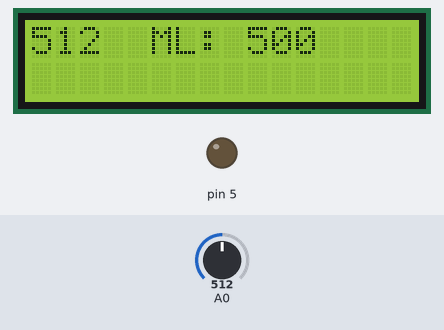
Bench run of a sketch on a simulated Arduino Uno, built with avr-gcc and run on an emulated ATmega328P. Shown: 16×2 character LCD, output pins drawn as LEDs (lit = HIGH). Dashed ring = blinking. The inputs (shaded band) are chosen by the test bench; at power-on: A0 = 512. What the sketch prints to the serial monitor is not drawn.

Above: at 2.2 s.
2.3 s: A0 set to 252
At 3.4 s:
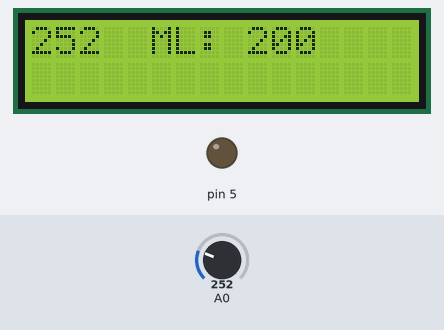
4.5 s: A0 set to 238
At 5.5 s:
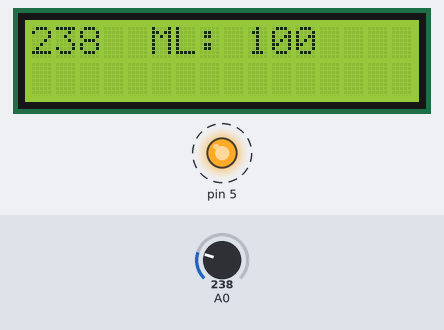
7.5 s: A0 set to 220
At 9.3 s:
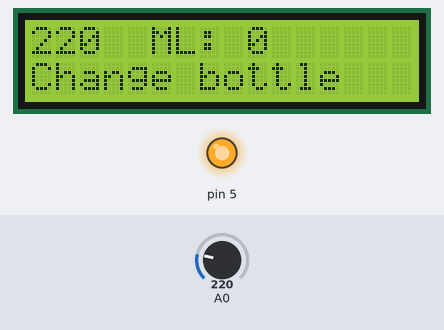
9.6 s: A0 set to 275
At 11.5 s:
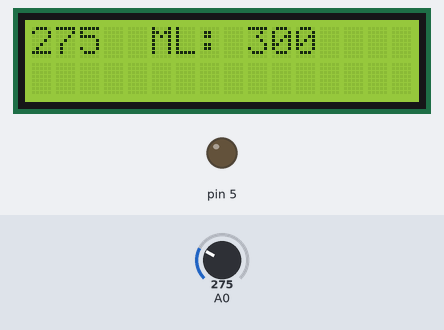
Timing chart, 0 to 12.6 s (numbered marks = the images above; inputs shaded):
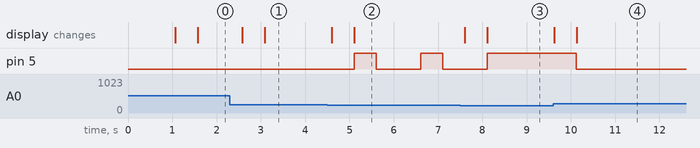

The sketch:

LOadF.ino
```cpp
#include<LiquidCrystal.h>
LiquidCrystal Lcd(8,9,10,11,12,13);
void setup()
{

 Serial.begin(9600);
 Lcd.begin(16,2);
 Lcd.setCursor(0,0);
 Lcd.print("Welcome...");
 delay(1000);
 Lcd.clear();
 pinMode(5,OUTPUT);
 digitalWrite(5,LOW);
}

void loop() {
int a=analogRead(A0);
Lcd.setCursor(0,0);
Lcd.print(analogRead(A0));
 delay(500);

// Serial.print('L');delay(100);
 //Serial.print('a');
 //delay(500);//
 //Serial.print('g');
 //Serial.println("  ");
// delay(500);
Lcd.setCursor(5,0);
Lcd.print("ML:");
 if(a<=225)
 {
  Serial.println('a');
  Lcd.setCursor(9,0);
Lcd.print("0   ");

 digitalWrite(5,HIGH);
 Lcd.setCursor(0,1);
Lcd.print("Change bottle");
 }
else if(a>=230 && a<=245)
 {
  Serial.println('b');
  Lcd.setCursor(9,0);
Lcd.print("100   ");
 //delay(500);
 Lcd.setCursor(0,1);
Lcd.print("                 ");
 digitalWrite(5,HIGH);
 delay(500);
 digitalWrite(5,LOW);
 delay(500);
 }
else if(a>=245 && a<=265)
 {
  Serial.println('c');
 Lcd.setCursor(9,0);
Lcd.print("200   ");
 Lcd.setCursor(0,1);
Lcd.print("                 ");
 }
else if(a>=265 && a<=290)
 {
  Serial.println('d');
  Lcd.setCursor(9,0);
Lcd.print("300   ");
 //delay(500);
 digitalWrite(5,LOW);
  Lcd.setCursor(0,1);
Lcd.print("                 ");
 }
else if(a>=290 && a<=305)
 {
  Serial.println('e');
 Lcd.setCursor(9,0);
Lcd.print("400   ");
 //delay(500);
 digitalWrite(5,LOW);
  Lcd.setCursor(0,1);
Lcd.print("                 ");
 }
else if(a>=305)
 {
  Serial.println('f');
 Lcd.setCursor(9,0);
Lcd.print("500   ");
// delay(500);
 digitalWrite(5,LOW);
  Lcd.setCursor(0,1);
Lcd.print("                 ");
 }


}
```

Measured:
- the behaviour switches between 246 and 245 on A0 (found by bisection; images 1 and 2)
- after the input at 2.3 s, the display: first changes after 0.28 s (image 1 shows a later state)
- after the input at 4.5 s, pin 5: alternates HIGH for 0.50 s and LOW for 1.0 s, starting after 0.60 s; the display: first changes after 0.10 s (image 2 shows a later state)
- after the input at 7.5 s, pin 5: goes on until 8.1 s, then stays HIGH; the display: first changes after 0.11 s (image 3 shows a later state)
- after the input at 9.6 s, pin 5: HIGH → LOW after 0.53 s; the display: first changes at once (image 4 shows a later state)
